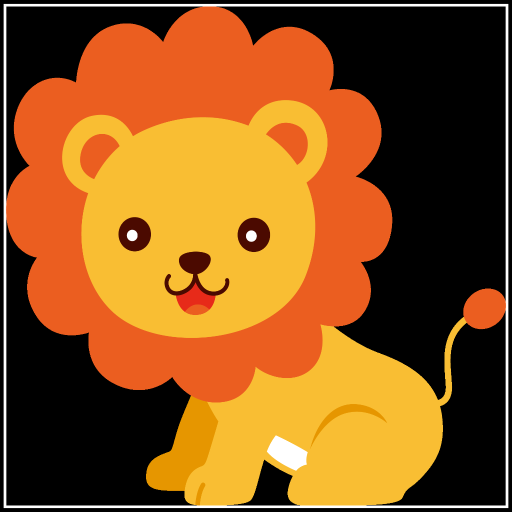
#> input picture input/lion.png, 1024 x 1024 px (shown at 1/2 size)
$ python 2.py
#> lines starting #> are read from the running program, lines starting #| are printed output that depends on the picture
import cv2 as cv
import numpy as np

img = cv.imread("input/lion.png")
#> img is the input picture: shape (1024, 1024, 3); mean B, G, R 28.7, 85.7, 141.5
img = cv.resize(img, (400,400))
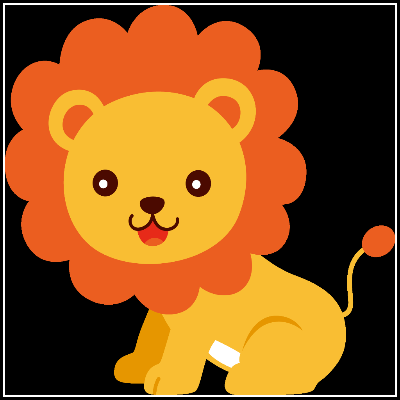
#> img: shape (400, 400, 3); mean B, G, R 28.5, 85.5, 141.4
img = cv.cvtColor(img, cv.COLOR_BGR2GRAY)
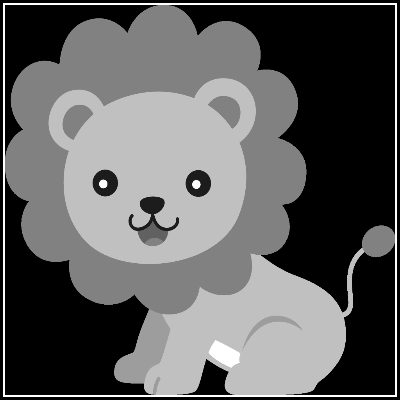
#> img: shape (400, 400); min 0, max 255, mean 95.7

res = np.zeros(img.shape)
rows, cols = img.shape
#> rows = 400; cols = 400
filter = np.array([[0,-1,0],
                   [-1,4,-1],
                   [0,-1,0]])


for i in range(2, rows - 2):
    for j in range(2, cols - 2):
        smallImg = img[i-1:i+2, j-1:j+2] # (3*3)
        #smallImg = img[i-2:i+3, j-2:j+3] # (5*5)
        res[i][j]= np.sum(smallImg * filter)
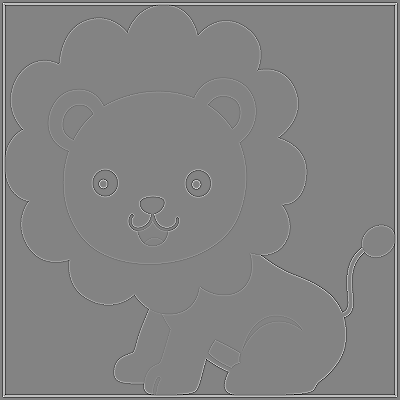
#> res: shape (400, 400) float64; min -544, max 510, mean 0; drawn with min black and max white

cv.imwrite("output/lionResult.jpg", res)
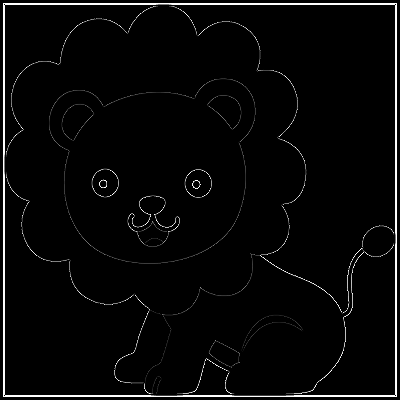
#> saved as lionResult.jpg: shape (400, 400); min 0, max 255, mean 7.3
cv.imshow("show", res)
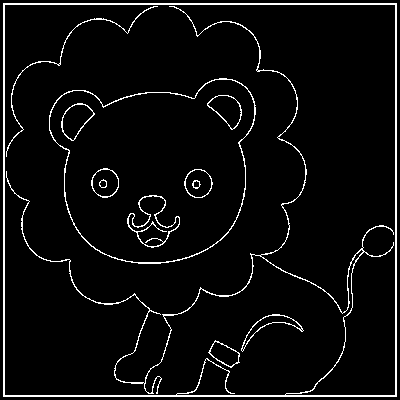
#> window 'show': shape (400, 400); 4.8% white in thin lines or dots
cv.waitKey()

$ run again, with input/1.jpg saved as input/lion.png
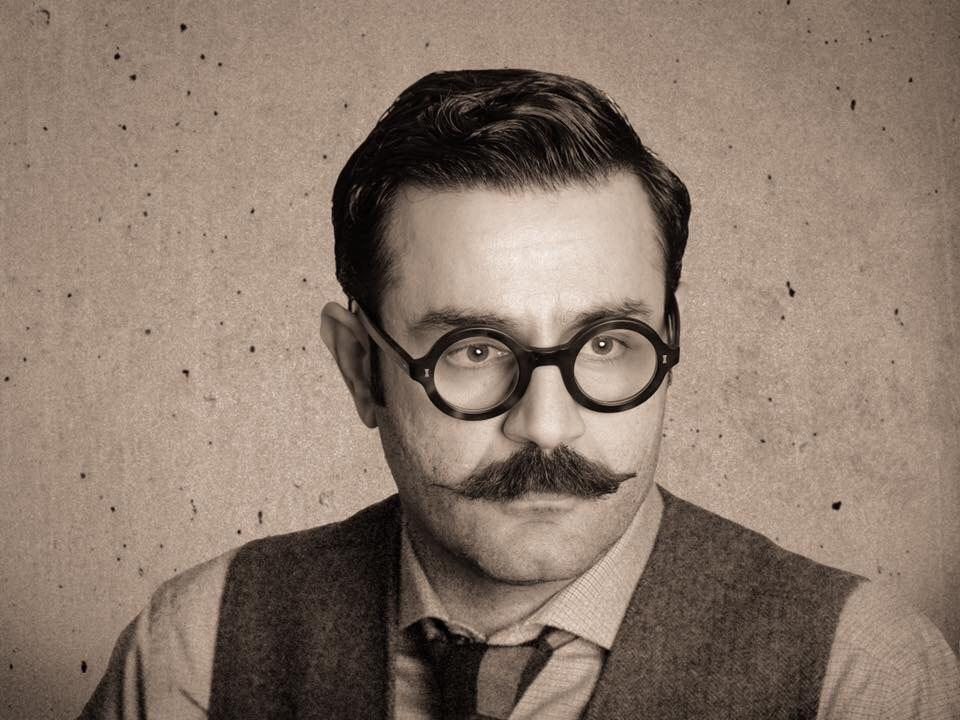
#> input picture input/1.jpg, 960 x 720 px
#> img is the input picture: shape (720, 960, 3); mean B, G, R 107.9, 121.1, 138.9
#> after the loop `for i in range(2, rows - 2):`:
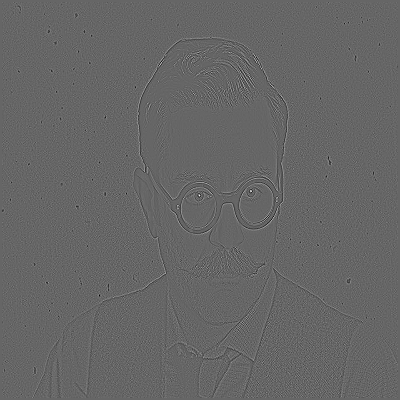
#> res: shape (400, 400) float64; min -369, max 550, mean 0; drawn with min black and max white
#> `cv.imshow("show", res)`:
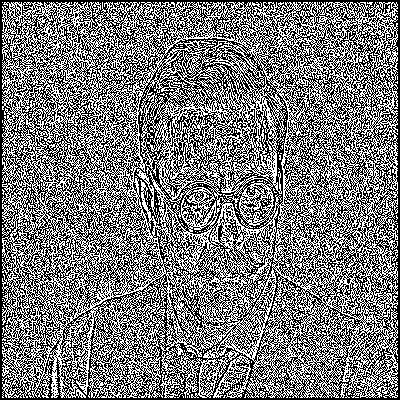
#> window 'show': shape (400, 400); 48.1% white in thin lines or dots
